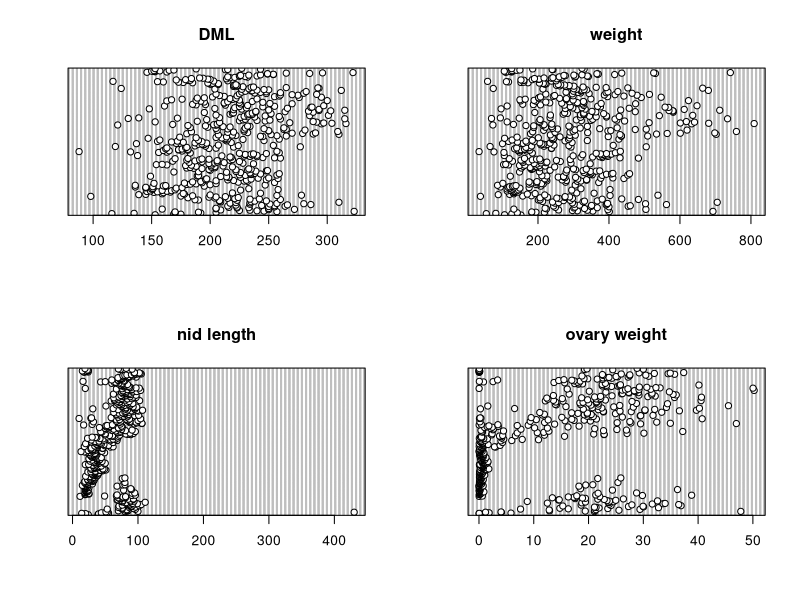
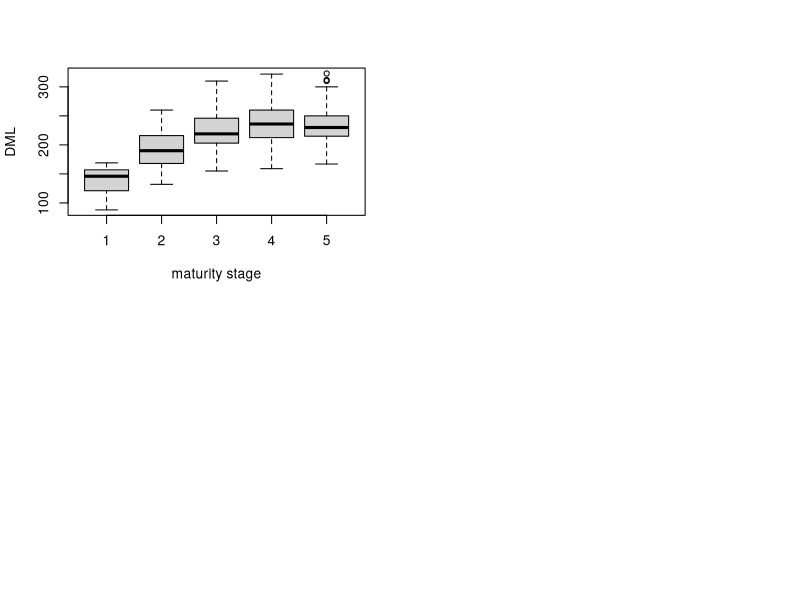

Write the R code that produced these figures, in order.
## ---- chunk 1
squid <- read.table('./data/squid1.txt', header = TRUE)
str(squid)
## ---- chunk 2
# convert variables to factors
squid$Fmaturity <- factor(squid$maturity.stage)
squid$Fmonth <- factor(squid$month) 
squid$Fyear <- factor(squid$year)
## ---- chunk 3
library(knitr)
kable(table(squid$Fmonth, squid$Fyear), row.names = TRUE, format = 'markdown')
## ---- chunk 4
library(kableExtra)

kable(table(squid$Fmaturity, squid$Fmonth), row.names = TRUE) %>%
    kable_styling(bootstrap_options = "striped", font_size = 10)
## ---- chunk 5
par(mfrow = c(2, 2))
    dotchart(squid$DML, main = "DML")
    dotchart(squid$weight, main = "weight")
    dotchart(squid$nid.length, main = "nid length")
    dotchart(squid$ovary.weight, main = "ovary weight")
## ---- chunk 6

boxplot(DML ~ Fmaturity, data = squid, xlab = "maturity stage", ylab = "DML")

## ---- chunk 7
sessionInfo()
